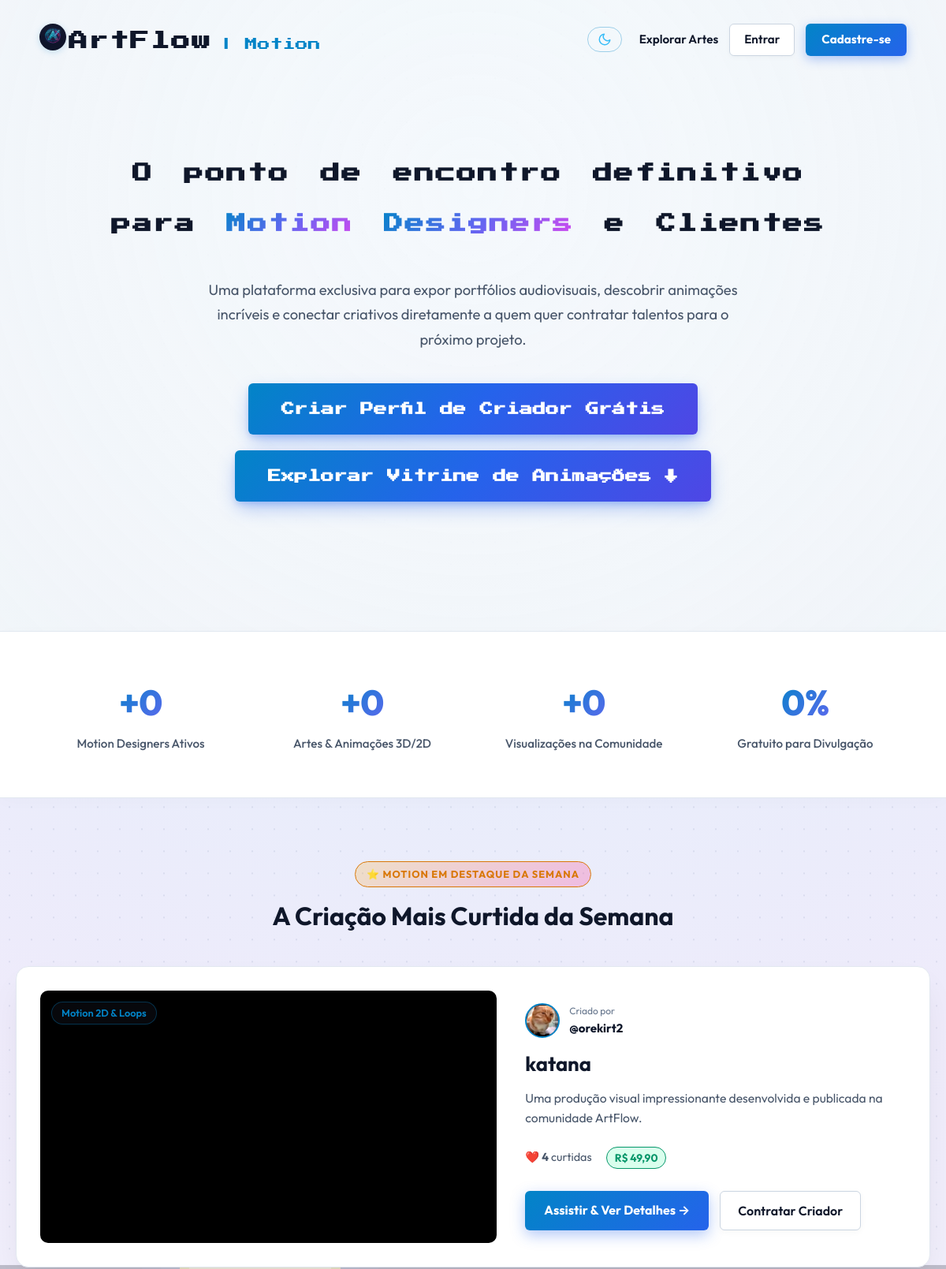
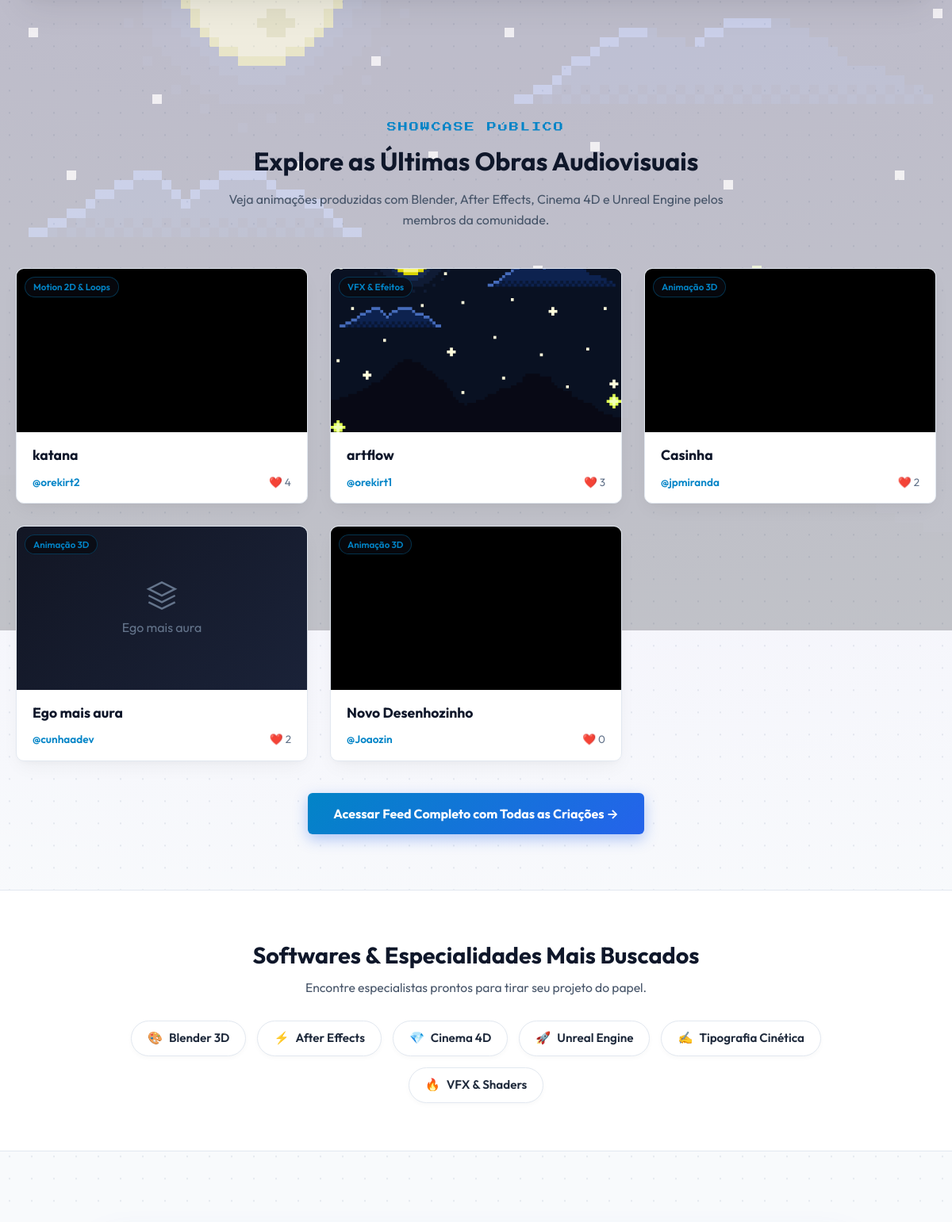
The page / (upper part) on the database its author committed (2 pictures, top to bottom).
### core/models.py (models this page shows, shortened)
class Project(models.Model):
    CATEGORY_CHOICES = [
        ('3d', 'Animação 3D'),
        ('2d', 'Motion 2D & Loops'),
        ('vfx', 'VFX & Efeitos'),
        ('kinetic', 'Tipografia Cinética'),
        ('cinema', 'Cinema & TV'),
    ]
    author = models.ForeignKey(User, on_delete=models.CASCADE, related_name='projects')
    title = models.CharField(max_length=150, verbose_name="Título do Projeto")
    description = models.TextField(blank=True, verbose_name="Descrição do Projeto")
    category = models.CharField(max_length=20, choices=CATEGORY_CHOICES, default='3d', verbose_name="Categoria")
    preview_style = models.CharField(max_length=50, default='preview-cyber', verbose_name="Estilo do Preview")
    thumbnail = models.ImageField(upload_to='projects/', blank=True, null=True, verbose_name="Capa / Thumbnail do Projeto")
    video_demo = models.FileField(upload_to='project_videos/', blank=True, null=True, verbose_name="Arquivo de Vídeo/Animação")
    duration = models.CharField(max_length=20, default='0:30', verbose_name="Duração do Vídeo / Loop")
    likes = models.ManyToManyField(User, related_name='liked_projects', blank=True, verbose_name="Utilizadores que Curtiram")
    likes_count = models.PositiveIntegerField(default=0, verbose_name="Contagem Base de Curtidas")
    saved_by = models.ManyToManyField(User, related_name='saved_projects', blank=True, verbose_name="Utilizadores que Salvaram")
    views_count = models.PositiveIntegerField(default=0, verbose_name="Visualizações")
    price = models.DecimalField(max_digits=8, decimal_places=2, default=0.00, blank=True, null=True, verbose_name="Preço do Modelo/Asset (R$)")
    is_for_sale = models.BooleanField(default=False, verbose_name="Disponível para Venda")
    created_at = models.DateTimeField(auto_now_add=True)
    class Meta:
        ordering = ['-created_at']
    @property
    def total_likes(self):
        return self.likes.count()
    @property
    def is_video_gif(self):
        if self.video_demo and self.video_demo.name:
            return self.video_demo.name.lower().endswith('.gif')
        return False

class UserProfile(models.Model):
    user = models.OneToOneField(User, on_delete=models.CASCADE, related_name='profile')
    avatar = models.ImageField(upload_to='avatars/', blank=True, null=True, verbose_name="Foto de Perfil")
    cover_image = models.ImageField(upload_to='covers/', blank=True, null=True, verbose_name="Capa / Banner do Perfil")
    bio = models.TextField(blank=True, max_length=500, verbose_name="Biografia")
    portfolio_url = models.URLField(blank=True, max_length=250, verbose_name="Link de Portfólio / GitHub")
    especialidade = models.CharField(
        max_length=100,
        blank=True,
        verbose_name="Especialidade Profissional",
        help_text="Ex: Animação 3D, Motion 2D, VFX & Shaders, Tipografia Cinética"
    )
    location = models.CharField(max_length=100, blank=True, verbose_name="Localização", default="Brasil")
    available_for_hire = models.BooleanField(default=True, verbose_name="Disponível para contratação")
    created_at = models.DateTimeField(auto_now_add=True)

### core/views.py (the view)
# urls.py: path('', views.landing_page, name='landing'),
def landing_page(request):
    annotated_projects = Project.objects.all().select_related('author__profile').annotate(
        num_likes=Count('likes')
    )
    one_week_ago = timezone.now() - timedelta(days=7)
    weekly_projects = annotated_projects.filter(created_at__gte=one_week_ago).order_by('-num_likes', '-created_at')
    motion_of_the_day = weekly_projects.first() if weekly_projects.exists() else None
    if not motion_of_the_day or (motion_of_the_day.num_likes == 0 and annotated_projects.filter(num_likes__gt=0).exists()):
        motion_of_the_day = annotated_projects.order_by('-num_likes', '-created_at').first()
    featured_projects = annotated_projects.order_by('-num_likes', '-created_at')[:6]
    total_projects = Project.objects.count()
    total_creators = User.objects.count()
    views_sum = sum(Project.objects.values_list('views_count', flat=True)) or 0
    likes_sum = sum(p.total_likes for p in Project.objects.all()) or 0
    total_views = max(views_sum + likes_sum * 4, 3420)
    popular_tags = [
        {'name': 'Blender 3D', 'icon': '🎨'},
        {'name': 'After Effects', 'icon': '⚡'},
        {'name': 'Cinema 4D', 'icon': '💎'},
        {'name': 'Unreal Engine', 'icon': '🚀'},
        {'name': 'Tipografia Cinética', 'icon': '✍️'},
        {'name': 'VFX & Shaders', 'icon': '🔥'},
    ]
    return render(request, 'base.html', {
        'featured_projects': featured_projects,
        'motion_of_the_day': motion_of_the_day,
        'total_projects': max(total_projects, 15),
        'total_creators': max(total_creators, 8),
        'total_views': total_views,
        'popular_tags': popular_tags,
    })

### core/context_processors.py (called while the page is built, shortened)
def notifications_context(request):
    return {
        'unread_notifications_count': 0,
        'recent_notifications': []
    }

### templates/base.html (shortened to what this page needs)
{% load static %}
<!DOCTYPE html>
<html lang="pt-br" data-theme="dark">
<head>
    <link rel="stylesheet" href="{% static 'css/style.css' %}?v=22">
</head>
<body>
    <main>
        {% block conteudo_principal %}
        <section class="hero-fullscreen-motion">
            <div class="video-overlay"></div>
            <header class="hero-navbar">
                <div class="logo">
                    <img src="{% static 'images/artflow-logo.png' %}" alt="ArtFlow Logo" class="brand-logo-img">
                    <h1>ArtFlow</h1>
                    <span>| Motion</span>
                </div>
                <div class="hero-nav-actions">
                    <button class="btn-theme-toggle header-theme-btn" onclick="toggleTheme()" title="Alternar Modo Claro/Escuro">
                        <svg class="theme-icon icon-moon" width="18" height="18" viewBox="0 0 24 24" fill="none" stroke="currentColor" stroke-width="2" stroke-linecap="round" stroke-linejoin="round">
                            <path d="M21 12.79A9 9 0 1 1 11.21 3 7 7 0 0 0 21 12.79z"></path>
                        </svg>
                    </button>
                    <a href="{% url 'home' %}" class="hero-nav-link">Explorar Artes</a>
                    <a href="{% url 'login' %}" class="hero-nav-link btn-ghost-login">Entrar</a>
                    <a href="{% url 'cadastro' %}" class="hero-nav-link btn-solid-signup">Cadastre-se</a>
                </div>
            </header>
            <div class="hero-main-content">
                <h2>
                    <span class="glow-word w1">O</span>
                    <span class="glow-word w2">ponto</span>
                    <span class="glow-word w3">de</span>
                    <span class="glow-word w4">encontro</span>
                    <span class="glow-word w5">definitivo</span>
                    <span class="glow-word w6">para</span>
                    <span class="highlight glow-word w7">Motion</span>
                    <span class="highlight glow-word w8">Designers</span>
                    <span class="glow-word w9">e</span>
                    <span class="glow-word w10">Clientes</span>
                </h2>
                <p>
                    Uma plataforma exclusiva para expor portfólios audiovisuais, descobrir animações incríveis
                    e conectar criativos diretamente a quem quer contratar talentos para o próximo projeto.
                </p>
                <div class="hero-cta-buttons">
                    <a href="{% url 'cadastro' %}" class="btn-main-access">Criar Perfil de Criador Grátis</a>
                    <a href="#vitrinePublica" class="btn-main-access btn-secondary-explore">Explorar Vitrine de Animações ↓</a>
                </div>
            </div>
        </section>
        <section class="landing-metrics-strip" id="landingMetricsStrip">
            <div class="metrics-grid">
                <div class="metric-card">
                    <div class="metric-number counter-up" data-target="{{ total_creators|default:8 }}" data-prefix="+" data-suffix="">+0</div>
                    <div class="metric-label">Motion Designers Ativos</div>
                </div>
                <div class="metric-card">
                    <div class="metric-number counter-up" data-target="{{ total_projects|default:15 }}" data-prefix="+" data-suffix="">+0</div>
                    <div class="metric-label">Artes & Animações 3D/2D</div>
                </div>
                <div class="metric-card">
                    <div class="metric-number counter-up" data-target="{{ total_views|default:3420 }}" data-prefix="+" data-suffix="">+0</div>
                    <div class="metric-label">Visualizações na Comunidade</div>
                </div>
                <div class="metric-card">
                    <div class="metric-number counter-up" data-target="100" data-prefix="" data-suffix="%">0%</div>
                    <div class="metric-label">Gratuito para Divulgação</div>
                </div>
            </div>
        </section>
        {% if motion_of_the_day %}
        <section class="landing-featured-spotlight">
            <div class="section-container">
                <div class="section-header-tag">
                    <span class="spotlight-badge">⭐ MOTION EM DESTAQUE DA SEMANA</span>
                    <h3>A Criação Mais Curtida da Semana</h3>
                </div>
                <div class="spotlight-card">
                    <div class="spotlight-preview-wrap">
                        {% if motion_of_the_day.video_demo %}
                            {% if motion_of_the_day.is_video_gif %}
                                <img src="{{ motion_of_the_day.video_demo.url }}" alt="{{ motion_of_the_day.title }}" class="spotlight-img">
                            {% else %}
                                <video src="{{ motion_of_the_day.video_demo.url }}" class="spotlight-img" autoplay loop muted playsinline></video>
                            {% endif %}
                        {% elif motion_of_the_day.thumbnail %}
                            <img src="{{ motion_of_the_day.thumbnail.url }}" alt="{{ motion_of_the_day.title }}" class="spotlight-img">
                        {% else %}
                            <div class="spotlight-placeholder">
                                <span>{{ motion_of_the_day.title }}</span>
                            </div>
                        {% endif %}
                        <span class="spotlight-category-chip">{{ motion_of_the_day.get_category_display }}</span>
                    </div>
                    <div class="spotlight-info">
                        <div class="spotlight-author">
                            {% if motion_of_the_day.author.profile.avatar %}
                                <img src="{{ motion_of_the_day.author.profile.avatar.url }}" alt="{{ motion_of_the_day.author.username }}" class="author-mini-avatar">
                            {% else %}
                                <div class="author-mini-letter">{{ motion_of_the_day.author.username|slice:":1"|upper }}</div>
                            {% endif %}
                            <div>
                                <span class="author-by">Criado por</span>
                                <strong>@{{ motion_of_the_day.author.username }}</strong>
                            </div>
                        </div>
                        <h4>{{ motion_of_the_day.title }}</h4>
                        <p>{{ motion_of_the_day.description|truncatewords:28|default:"Uma produção visual impressionante desenvolvida e publicada na comunidade ArtFlow." }}</p>
                        <div class="spotlight-stats">
                            <span>❤️ <strong>{{ motion_of_the_day.total_likes }}</strong> curtidas</span>
                            {% if motion_of_the_day.is_for_sale and motion_of_the_day.price > 0 %}
                                <span class="badge-price">R$ {{ motion_of_the_day.price }}</span>
                            {% else %}
                                <span class="badge-price" style="background: rgba(0, 255, 204, 0.12); color: var(--neon-cyan); border-color: rgba(0, 255, 204, 0.3);">✨ Obra em Exibição</span>
                            {% endif %}
                        </div>
                        <div class="spotlight-actions">
                            <a href="{% url 'project_detail' motion_of_the_day.id %}" class="btn-spotlight-view">Assistir & Ver Detalhes →</a>
                            <a href="{% url 'login' %}" class="btn-spotlight-hire">Contratar Criador</a>
                        </div>
                    </div>
                </div>
            </div>
        </section>
        {% endif %}
        <section class="landing-showcase-section" id="vitrinePublica">
            <div class="section-container">
                <div class="section-title-wrap">
                    <span class="sub-badge">SHOWCASE PÚBLICO</span>
                    <h3>Explore as Últimas Obras Audiovisuais</h3>
                    <p>Veja animações produzidas com Blender, After Effects, Cinema 4D e Unreal Engine pelos membros da comunidade.</p>
                </div>
                {% if featured_projects %}
                <div class="showcase-grid">
                    {% for proj in featured_projects %}
                    <div class="showcase-card">
                        <a href="{% url 'project_detail' proj.id %}" class="showcase-card-link">
                            <div class="showcase-thumb-wrap">
                                {% if proj.video_demo %}
                                    {% if proj.is_video_gif %}
                                        <img src="{{ proj.video_demo.url }}" alt="{{ proj.title }}" class="showcase-img" loading="lazy">
                                    {% else %}
                                        <video src="{{ proj.video_demo.url }}" class="showcase-img" autoplay loop muted playsinline preload="metadata"></video>
                                    {% endif %}
                                {% elif proj.thumbnail %}
                                    <img src="{{ proj.thumbnail.url }}" alt="{{ proj.title }}" class="showcase-img" loading="lazy">
                                {% else %}
                                    <div class="showcase-thumb-fallback">
                                        <svg width="40" height="40" viewBox="0 0 24 24" fill="none" stroke="currentColor" stroke-width="1.5"><polygon points="12 2 2 7 12 12 22 7 12 2"></polygon><polyline points="2 17 12 22 22 17"></polyline><polyline points="2 12 12 17 22 12"></polyline></svg>
                                        <span>{{ proj.title }}</span>
                                    </div>
                                {% endif %}
                                <span class="showcase-cat-pill">{{ proj.get_category_display }}</span>
                            </div>
                            <div class="showcase-body">
                                <h5>{{ proj.title }}</h5>
                                <div class="showcase-footer">
                                    <span class="showcase-creator">@{{ proj.author.username }}</span>
                                    <span class="showcase-likes">❤️ {{ proj.total_likes }}</span>
                                </div>
                            </div>
                        </a>
                    </div>
                    {% endfor %}
                </div>
                {% endif %}
                <div class="showcase-cta-bottom">
                    <a href="{% url 'home' %}" class="btn-more-projects">Acessar Feed Completo com Todas as Criações →</a>
                </div>
            </div>
        </section>
        <section class="landing-tools-section">
            <div class="section-container">
                <h3>Softwares & Especialidades Mais Buscados</h3>
                <p>Encontre especialistas prontos para tirar seu projeto do papel.</p>
                <div class="tools-tags-cloud">
                    {% for tag in popular_tags %}
                    <a href="{% url 'home' %}" class="tool-tag-pill">
                        <span class="tool-icon">{{ tag.icon }}</span>
                        <span class="tool-name">{{ tag.name }}</span>
                    </a>
                    {% endfor %}
                </div>
            </div>
        </section>
        <section class="landing-final-cta">
        </section>
        {% endblock conteudo_principal %}
    </main>
</body>
</html>

### rows shown on the page
Project: category "Motion 2D & Loops", author.profile.avatar (picture), author.username "orekirt2", title "katana", description "Uma produção visual impressionante desenvolvida e publicada na comunidade ArtFlow.", total_likes "4", price "49,90"
Project: thumbnail (picture), category "VFX & Efeitos", title "artflow", author.username "orekirt1", total_likes "3"
Project: category "Animação 3D", title "Casinha", author.username "jpmiranda", total_likes "2"
Project: title "Ego mais aura", category "Animação 3D", author.username "cunhaadev", total_likes "2"
Project: category "Animação 3D", title "Novo Desenhozinho", author.username "Joaozin", total_likes "0"

### other values the page prints
{{ tag.icon }} "🎨" "⚡" "💎" "🚀" "✍️" "🔥"
{{ tag.name }} "Blender 3D" "After Effects" "Cinema 4D" "Unreal Engine" "Tipografia Cinética" "VFX & Shaders"
